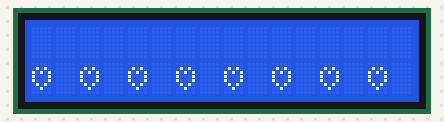
The sketch below on a simulated Arduino Uno, built with avr-gcc and run on an emulated ATmega328P. Parts: 16×2 character LCD.

Above: at 0.2 s.
At 1.2 s:
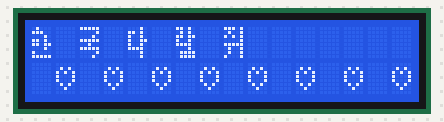
At 2.2 s:
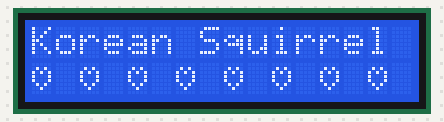

The sketch:

GANG.ino
```cpp
#include <Wire.h>
#include <LiquidCrystal_I2C.h>

LiquidCrystal_I2C lcd1(0x27, 16, 2);

//한
byte han[8] = {
  B01000,
  B11100,
  B00010,
  B11010,
  B11011,
  B00010,
  B10000,
  B11111
};

//국
byte gug[8] = {
  B11111,
  B00001,
  B00010,
  B11111,
  B00100,
  B11111,
  B00001,
  B00010
};

//다
byte da[8] = {
  B00010,
  B11010,
  B10010,
  B10011,
  B10010,
  B11110,
  B00010,
  B00010
};

//람
byte lam[8] = {
  B11010,
  B01010,
  B11011,
  B10010,
  B11110,
  B00010,
  B01111,
  B01111
};

//쥐
byte jwi[8] = {
  B11101,
  B01001,
  B10101,
  B00001,
  B11111,
  B01001,
  B01001,
  B10001
};

// ♡
byte heart[8] = {
  B00000,
  B01010,
  B10101,
  B10001,
  B10001,
  B01010,
  B00100,
  B00000
};


void setup()
{
  lcd1.begin();
  lcd1.backlight();
  lcd1.createChar(0, han);
  lcd1.createChar(1, gug);
  lcd1.createChar(2, da);
  lcd1.createChar(3, lam);
  lcd1.createChar(4, jwi);
  lcd1.createChar(5, heart);
}

void loop(){
  lcd1.print("Korean Squirrel");
  lcd1.setCursor(0, 1);
  lcd1.write(5);
  lcd1.print(" ");
  lcd1.write(5);
  lcd1.print(" ");
  lcd1.write(5);
  lcd1.print(" ");
  lcd1.write(5);
  lcd1.print(" ");
  lcd1.write(5);
  lcd1.print(" ");
  lcd1.write(5);
  lcd1.print(" ");
  lcd1.write(5);
  lcd1.print(" ");
  lcd1.write(5);
  lcd1.print(" ");

  delay(1000);
  lcd1.clear();

  lcd1.write(0); // 한
  lcd1.print(" ");
  lcd1.write(1); // 국
  lcd1.print(" ");
  lcd1.write(2); // 다
  lcd1.print(" ");
  lcd1.write(3); // 람
  lcd1.print(" ");
  lcd1.write(4); // 쥐
  lcd1.setCursor(0, 1);
  lcd1.print(" ");
  lcd1.write(5);
  lcd1.print(" ");
  lcd1.write(5);
  lcd1.print(" ");
  lcd1.write(5);
  lcd1.print(" ");
  lcd1.write(5);
  lcd1.print(" ");
  lcd1.write(5);
  lcd1.print(" ");
  lcd1.write(5);
  lcd1.print(" ");
  lcd1.write(5);
  lcd1.print(" ");
  lcd1.write(5);
  delay(1000);
  lcd1.clear();
}
```

Measured:
- by itself, everything shown: repeats every 2.1 s, in 3 steps
- what the display in image 1 shows lasts 1.0 s, from 1.2 s to 2.2 s
